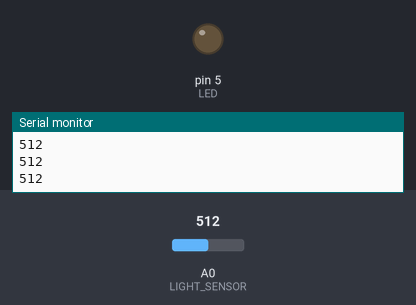
Simulated run of this sketch. Board: Arduino Uno, built with avr-gcc and run on an emulated ATmega328P. On the bench: output pins drawn as LEDs (lit = HIGH), the last lines printed to the serial monitor. The test bench sets the inputs (shaded band); at power-on: A0 (LIGHT_SENSOR) = 512.

Above: at 1.2 s.
1.3 s: A0 (LIGHT_SENSOR) set to 807
2.8 s: A0 (LIGHT_SENSOR) set to 830
At 3.3 s:
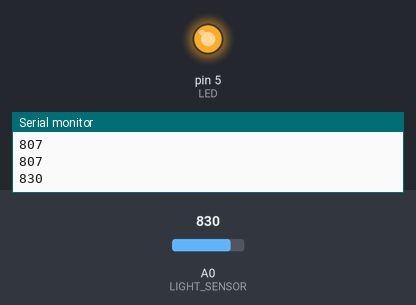
7.3 s: A0 (LIGHT_SENSOR) set to 900
Timing chart, 0 to 10.7 s (numbered marks = the images above; inputs shaded):
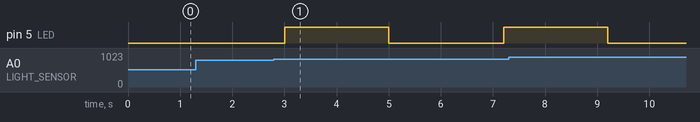

Measured:
- the behaviour switches between 820 and 821 on A0 (LIGHT_SENSOR) (found by bisection; images 0 and 1)
- after the input at 2.8 s, pin 5 (LED): LOW → HIGH after 0.20 s, → LOW 2.0 s later, → HIGH 2.2 s later

The sketch:

parking_system.ino
```cpp
#define LED 5
#define LIGHT_SENSOR A0

void setup(){
  pinMode(LED,OUTPUT);
  pinMode(LIGHT_SENSOR,INPUT);
  Serial.begin(9600);
}

void loop(){
  int readlight=analogRead(LIGHT_SENSOR);
  Serial.println(readlight);
  delay(200);

  if (readlight>820){
    digitalWrite(LED,HIGH);
    delay(2000);
    digitalWrite(LED,LOW);
    delay(2000);
  }
  else{
    digitalWrite(LED,LOW);
  }
}
```
